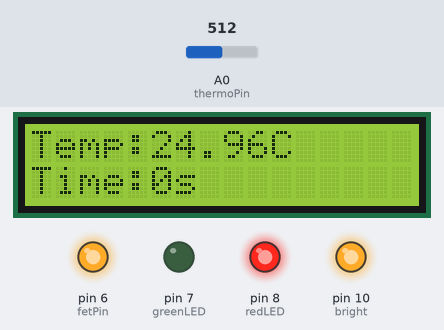
The sketch below on a simulated Arduino Uno, built with avr-gcc and run on an emulated ATmega328P. Shown: 16×2 character LCD, output pins drawn as LEDs (lit = HIGH). The test bench sets the inputs (shaded band); at power-on: A0 (thermoPin) = 512. What the sketch prints to the serial monitor is not drawn.

Above: at 1.2 s.
1.3 s: A0 (thermoPin) set to 675
At 2.3 s:
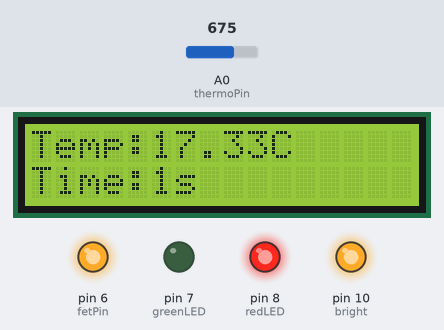
4.0 s: A0 (thermoPin) set to 698
At 5.4 s:
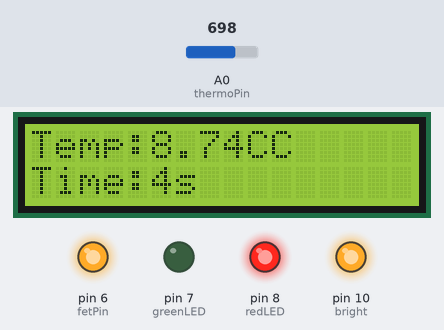
7.0 s: A0 (thermoPin) set to 777
At 8.4 s:
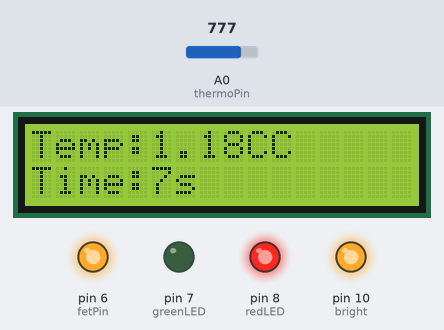
10.0 s: A0 (thermoPin) set to 800
At 11.1 s:
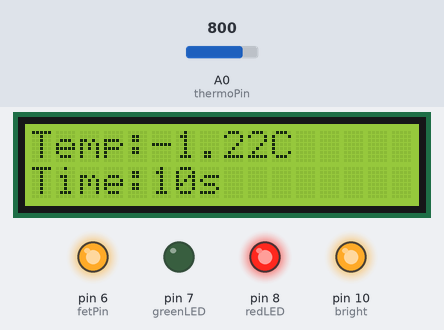
13.0 s: A0 (thermoPin) set to 1010
At 14.4 s:
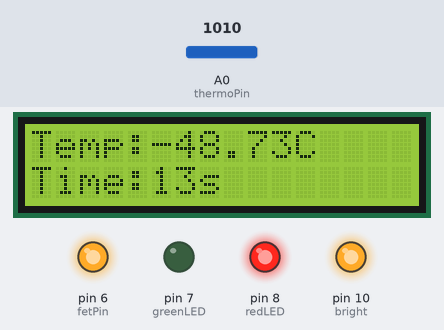
16.0 s: A0 (thermoPin) set to 1023
At 17.5 s:
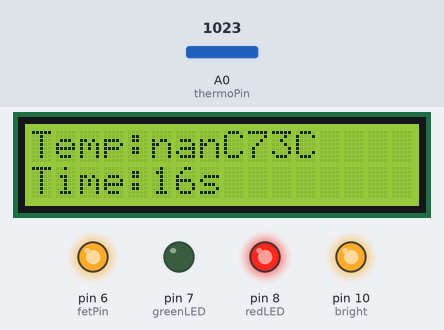
Timing chart, 0 to 19.0 s (numbered marks = the images above; inputs shaded):
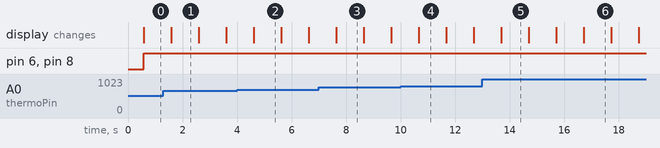

The sketch:

initialTest_PTCheaterScreen.ino
```cpp
//LCD initalisation
#include <LiquidCrystal.h>
LiquidCrystal lcd(12, 11, 2, 3, 4, 5);
#define contrast 9
#define bright 10

//LAMP values
const float targetTemp = 30;
const float minTemp = 28;
const float maxTemp = 32;
const float timeMin = 45;

//Initialising Pins
#define thermoPin A0
#define fetPin 6
#define greenLED 7
#define redLED 8

//NTC Variables
#define thermoOhm 1000000  //NTC nominal resistance
#define thermoOhmTemp 25   //NTC temperature for nominal resistance
#define thermoBeta 3950    //Beta for NTC

//Other Variables
#define seriesResistor 1000000  //Value of R2
#define heatAdjust 10           //Adjustment of voltage to correct temp
#define numSamples 50
int samples[numSamples];

float timeActual = timeMin * 60000;
uint8_t i;
int set, timeSeconds;
float adcvalue, thermoValue, steinhart, currentTemp;

void setup(void) {
  Serial.begin(9600);
  analogReference(EXTERNAL);  //3V3 AREF

  //LCD setup
  lcd.begin(16, 2);
  pinMode(contrast, OUTPUT);
  pinMode(bright, OUTPUT);
  digitalWrite(contrast, LOW);
  analogWrite(bright, 255);

  lcd.print("Temp:");
  lcd.setCursor(0, 1);
  lcd.print("Time:");

  pinMode(fetPin, OUTPUT);
  pinMode(greenLED, OUTPUT);
  pinMode(redLED, OUTPUT);
}

void loop(void) {
  //Taking samples
  for (i = 0; i < numSamples; i++) {
    samples[i] = analogRead(thermoPin);
    delay(10);
  }
  adcvalue = 0;

  //averaging samples
  for (i = 0; i < numSamples; i++) {
    adcvalue += samples[i];
  }
  adcvalue /= numSamples;


  /*            Math
     Voltage divider: Vo=Vcc(R2/R1+R2)
     ADC value = vo*1023/Varef
     ADC value = Vcc(R2/R1+R2)*1023/Varef
     Varef=Vcc
     ADC value= (R2/R1+R2)*1023
     R2 = - (R1 * ADC value)/(ADC value - 1023)
  */
  thermoValue = -(seriesResistor * adcvalue) / (adcvalue - 1023);

  /*   Steinhart-Hart Equation
     1/T = (1/To) + 1/B * ln(R/Ro)
  */
  steinhart = thermoValue / thermoOhm;          // (R/Ro)
  steinhart = log(steinhart);                   // ln(R/Ro)
  steinhart /= thermoBeta;                      // 1/B * ln(R/Ro)
  steinhart += 1.0 / (thermoOhmTemp + 273.15);  // + (1/To)
  steinhart = 1.0 / steinhart;                  // Invert
  steinhart -= 273.15;                          // convert absolute temp to C

  Serial.print("Temp:");
  Serial.print(steinhart);
  Serial.print("°C ");
  lcd.setCursor(5, 0);
  lcd.print(steinhart);
  lcd.print("C");

  currentTemp = steinhart;
  if (currentTemp <= targetTemp) {
    set = 255;
  } else {
    if (currentTemp >= targetTemp) {
      set = 0;
    }
  }
  analogWrite(fetPin, set);
  Serial.print("PWM:");
  Serial.println(set);

  if (steinhart > minTemp && steinhart < maxTemp) {
    digitalWrite(greenLED, HIGH);
    digitalWrite(redLED, LOW);
  } else {
    digitalWrite(greenLED, LOW);
    digitalWrite(redLED, HIGH);
  }

  if (millis() > timeActual) {
    digitalWrite(greenLED, HIGH);
    digitalWrite(redLED, HIGH);
  }

  lcd.setCursor(5, 1);
  timeSeconds = millis() / 1000;
  lcd.print(timeSeconds);
  lcd.print("s");

  delay(500);
}

/*                      Links
   Source: https://learn.adafruit.com/thermistor/overview
   Steinhart-Hart: https://en.wikipedia.org/wiki/Thermistor
*/
```

Measured:
- the behaviour switches between 684 and 685 on A0 (thermoPin) (found by bisection; images 1 and 2)
- the behaviour switches between 788 and 789 on A0 (thermoPin) (found by bisection; images 3 and 4)
- the behaviour switches between 1022 and 1023 on A0 (thermoPin) (found by bisection; images 5 and 6)
- after the input at 4.0 s, the display: changes after 0.61 s (image 2)
- after the input at 10.0 s, the display: changes after 0.66 s (image 4)
- after the input at 16.0 s, the display: changes after 0.72 s (image 6)
- what the display in image 1 shows lasts 1.0 s, from 1.6 s to 2.6 s
